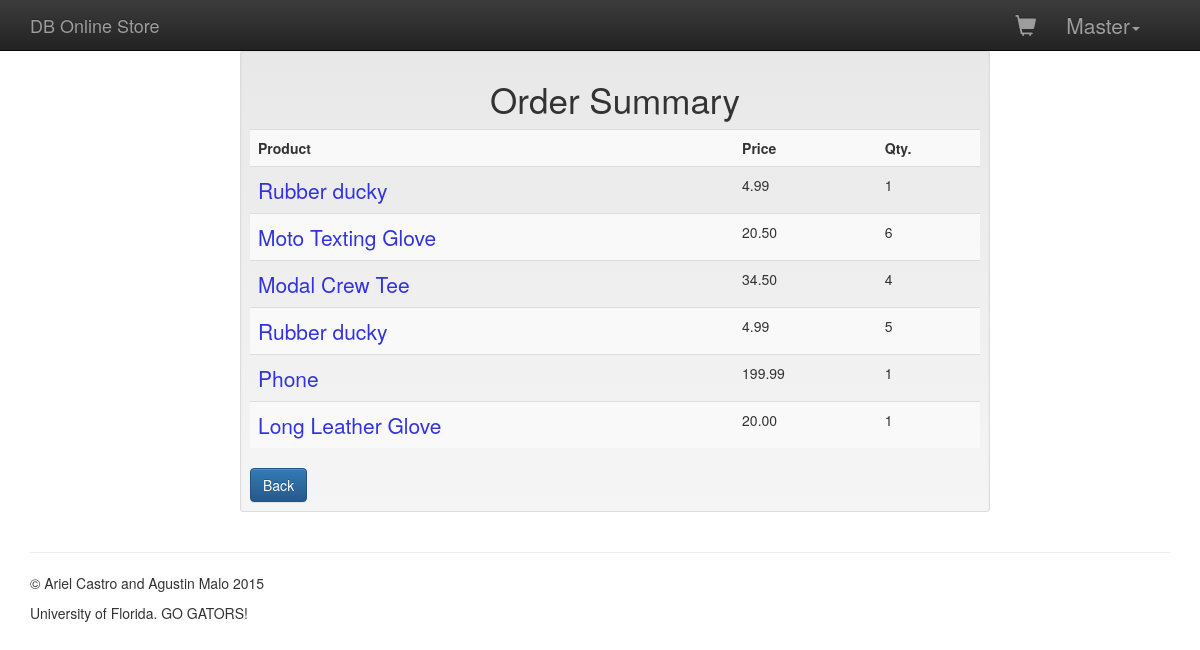
The app's page /account/orders/4/ (signed in) with its own data.
### main_store/models.py (models this page shows, shortened)
class Contain(models.Model):
    quantity = models.IntegerField()
    order = models.ForeignKey('Order')
    product = models.ForeignKey('Product')

class Product(models.Model):
    name = models.CharField(max_length=100)
    price = models.DecimalField(max_digits=8, decimal_places=2)
    stock_quantity = models.IntegerField()
    description = models.TextField()
    active = models.BooleanField()

### accounts/views.py (the view)
# urls.py: url(r'^account/orders/(?P<id>\d+)/', accountsViews.order_detail, name='order_detail'),
@login_required
def order_detail(request, id):
    try:
        containSet = Contain.objects.filter(order_id=id)
        print "Cart is else"
    except Product.DoesNotExist:
        raise Http404('This item does not exist')
    return render(request, 'accounts/order_detail.html', {
        'containSet': containSet,
    })

### db_online_store/templates/accounts/order_detail.html
{% extends "base.html" %}
{% block content %}
<div class="container">
    <div class="row">
        <div class="col-sm-2 col-md-2"></div>
        <div class="col-xs-12 col-sm-8 col-md-8 col-lg-8">
            <div class="well well-sm">
                <h2 class="text-center">Order Summary</h2>
                <table class="table table-striped">
                <tr>
                    <th>Product</th>
                    <th>Price</th>
                    <th>Qty.</th>
                </tr>
                {% for contain in containSet %}
                <tr>
                    <td ><a href="{% url 'product_detail' contain.product.id %}">{{ contain.product.name | capfirst }}</a></td>
                    <td >{{ contain.product.price }}</td>
                    <td >{{ contain.quantity}}</td>
                </tr>
                {% endfor %}
                </table>
                <div class="btn-group">
                            <a href="{% url 'account' %}" type="button" class="btn btn-primary">Back</a>
                </div>
            </div>
        </div>
        <div class="col-sm-2 col-md-2"></div>
    </div>
</div>
{% endblock content %}

### db_online_store/templates/base.html (shortened to what this page needs)
{% load staticfiles %}
<!doctype html>
<html>
<head>
	<link rel="stylesheet" href="https://maxcdn.bootstrapcdn.com/bootstrap/3.3.5/css/bootstrap.min.css">
	<link rel="stylesheet" href="https://maxcdn.bootstrapcdn.com/bootstrap/3.3.5/css/bootstrap-theme.min.css">
	<link rel="stylesheet" type="text/css" href="{% static 'main.css' %}">
</head>
<body class="container">
	<nav class="navbar navbar-inverse navbar-fixed-top">
		<div class="container">
			<div class="navbar-header">
				<a class="navbar-brand" href="/">DB Online Store</a>
			</div>
			<div id="navbar" class="navbar-collapse collapse">
					{% if user.is_anonymous %}
					<a class="btn btn-success" href="{% url 'login' %}">Login</a>
					<a class="btn btn-success" href="{% url 'register' %}">Sign up</a>
					{% else %}
				<ul class="nav navbar-nav navbar-right">
					<li><a class="glyphicon glyphicon-shopping-cart" href="{% url 'cart' %}"></a></li>
					<li class="dropdown">
						<a href="" class="dropdown-toggle" data-toggle="dropdown" role="button" aria-haspopup="true" aria-expanded="false">{{ user.first_name | capfirst }}<span class="caret"></span></a>
					</li>
				</ul>
					{% endif %}
			</div>
		</div>
	</nav>
	{% block content %}
	{% endblock content %}
	<hr>
	<footer>
		<p>&copy; Ariel Castro and Agustin Malo 2015</p>
		<p>University of Florida. GO GATORS!</p>
	</footer>
	</body>
	</html>

### db_online_store/static/main.css (style rules this page uses)
h1, h2, h3 { font-size: 2.5em; }
a { font-size: 1.5em; }
ul { list-style-type: none; }
a { text-decoration: none; color: #33D; }
body { padding-top: 50px; padding-bottom: 20px; }

### records on screen
Contain: product.name "Rubber ducky", product.price "4.99", quantity "1"
Contain: product.name "Moto Texting Glove", product.price "20.50", quantity "6"
Contain: product.name "Modal Crew Tee", product.price "34.50", quantity "4"
Contain: product.name "Rubber ducky", product.price "4.99", quantity "5"
Contain: product.name "Phone", product.price "199.99", quantity "1"
Contain: product.name "Long Leather Glove", product.price "20.00", quantity "1"

### other values on screen
{{ user.first_name | capfirst }} "Master"
